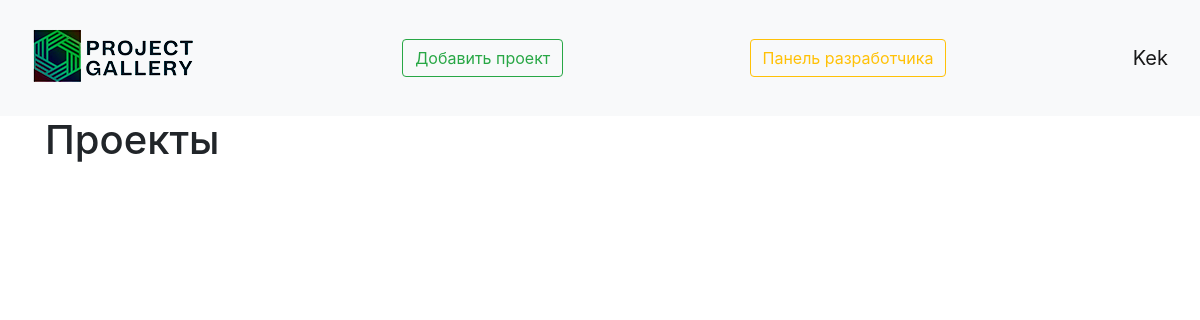
The page /developer_panel (signed in) on the database as committed earlier.
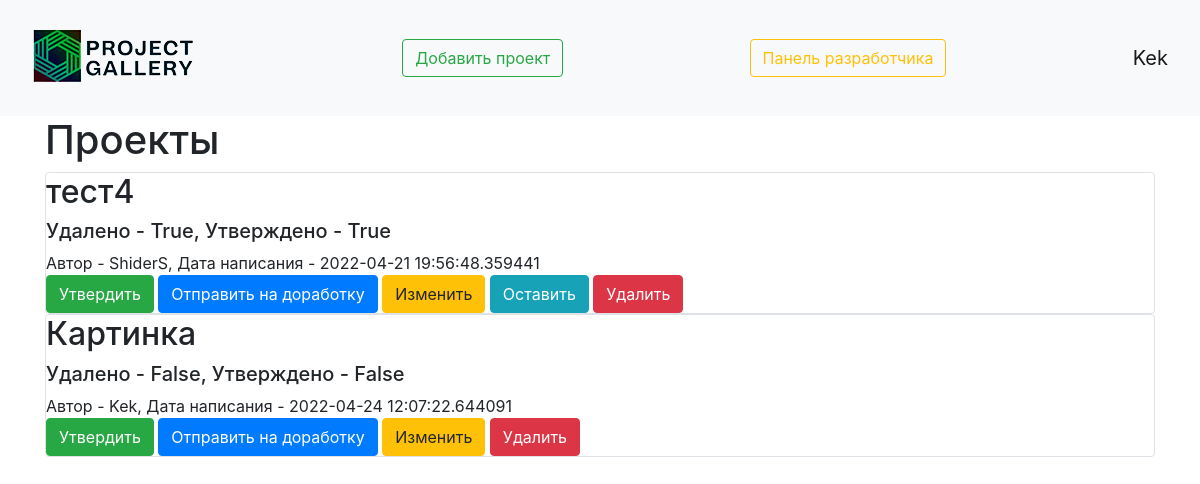
The same page on the database as committed later.
### data/user.py (models this page shows, shortened)
class User(SqlAlchemyBase, UserMixin, SerializerMixin):
    __tablename__ = 'users'
    id = sqlalchemy.Column(sqlalchemy.Integer,
                           primary_key=True, autoincrement=True)
    name = sqlalchemy.Column(sqlalchemy.String, nullable=True)
    about = sqlalchemy.Column(sqlalchemy.String, nullable=True)
    email = sqlalchemy.Column(sqlalchemy.String,
                              index=True, unique=True, nullable=True)
    hashed_password = sqlalchemy.Column(sqlalchemy.String, nullable=True)
    created_date = sqlalchemy.Column(sqlalchemy.DateTime,
                                     default=datetime.datetime.now)
    is_developer = sqlalchemy.Column(sqlalchemy.Boolean, nullable=True, default=False)
    projects = orm.relation("Projects", back_populates='user')

### data/projects.py (models this page shows)
class Projects(SqlAlchemyBase, SerializerMixin):
    __tablename__ = 'projects'
    id = sqlalchemy.Column(sqlalchemy.Integer,
                           primary_key=True, autoincrement=True)
    title = sqlalchemy.Column(sqlalchemy.String, nullable=True)
    content = sqlalchemy.Column(sqlalchemy.String, nullable=True)
    created_date = sqlalchemy.Column(sqlalchemy.DateTime,
                                     default=datetime.datetime.now)
    is_private = sqlalchemy.Column(sqlalchemy.Boolean, default=True)
    is_confirmed = sqlalchemy.Column(sqlalchemy.Boolean, nullable=True, default=False)
    is_deleted = sqlalchemy.Column(sqlalchemy.Boolean, nullable=True, default=False)
    image = sqlalchemy.Column()
    user_id = sqlalchemy.Column(sqlalchemy.Integer,
                                sqlalchemy.ForeignKey("users.id"))
    user = orm.relation('User')

### main.py (the view)
@app.route('/developer_panel')
@login_required
def developer_panel():
    if current_user.is_developer:
        db_sess = db_session.create_session()
        if current_user.is_authenticated:
            projects = db_sess.query(Projects).filter(
                (Projects.user == current_user) | (Projects.is_private != True))
        else:
            projects = db_sess.query(Projects).filter((Projects.is_private != True))
        return render_template("index_developer.html", projects=projects)

### data/db_session.py (called while the page is built)
def create_session() -> Session:
    global __factory
    return __factory()

### main.py (called while the page is built)
@login_manager.user_loader
def load_user(user_id):
    db_sess = db_session.create_session()
    return db_sess.query(User).get(user_id)

### templates/index_developer.html (shortened to what this page needs)
{% extends "base.html" %}
{% block content %}
<h1>Проекты</h1>
{% for item in projects%}
{% if item.is_deleted or not item.is_confirmed %}
<div class="col-md6 border rounded">
    <a href="/viewing_project/{{ item.id }}" class="text-decoration-none text-reset"><h2>{{item.title}}</h2></a>
    <h5>Удалено - {{item.is_deleted}}, Утверждено - {{item.is_confirmed}}</h5>
    <div>
        Автор - {{item.user.name}}, Дата написания - {{item.created_date}}
    </div>
    {% if current_user.is_authenticated %}
    <div>
        {% if not item.is_developer %}
        <a href="/developer_panel/projects_approve/{{ item.id }}" class="btn btn-success">
            Утвердить
        </a>
        <a href="/developer_panel/projects_modification/{{ item.id }}" class="btn btn-primary">
            Отправить на доработку
        </a>
        {% endif %}
        <a href="/projects/{{ item.id }}" class="btn btn-warning">
            Изменить
        </a>
        {% if item.is_deleted %}
        <a href="/developer_panel/projects_not_delete/{{ item.id }}" class="btn btn-info">
            Оставить
        </a>
        {% endif %}
        <a href="/developer_panel/projects_delete/{{ item.id }}" class="btn btn-danger">
            Удалить
        </a>
    </div>
{% endif %}
{% endif %}
</div>
{% endfor %}
{% endblock %}

### templates/base.html (shortened to what this page needs)
<!doctype html>
<html lang="en">
<head>
    <link rel="stylesheet"
          href="https://stackpath.bootstrapcdn.com/bootstrap/4.4.1/css/bootstrap.min.css"
>
</head>
<body>
<header>
    <nav class="navbar navbar-light bg-light">
        <a href="/"><img src="/static/img/small_logo2.png" alt="здесь должна была быть картинка, но не нашлась"></a>
        <a href="projects" class="btn btn-outline-success">Добавить проект</a>
        {% if current_user.is_developer %}
        <a href="/developer_panel" class="btn btn-outline-warning">
            Панель разработчика
        </a>
        {% endif %}
        {% if current_user.is_authenticated %}
    <a class="navbar-brand" href="/user_profile">{{ current_user.name }}</a>
{% else %}
    <p>
        <a class="btn btn-primary " href="/register">Зарегистрироваться</a>
        <a class="btn btn-success" href="/login">Войти</a>
    </p>
{% endif %}
    </nav>
</header>
<main role="main" class="container">
    {% block content %}{% endblock %}
</main>
</body>
</html>

Rows that differ between the two databases and show on the page:
now on this page (row edited): Projects: title "тест4", is_deleted "True", is_confirmed "True", user.name "ShiderS", created_date "2022-04-21 19:56:48.359441"
added Projects: title "Картинка", is_deleted "False", is_confirmed "False", user.name "Kek", created_date "2022-04-24 12:07:22.644091"
